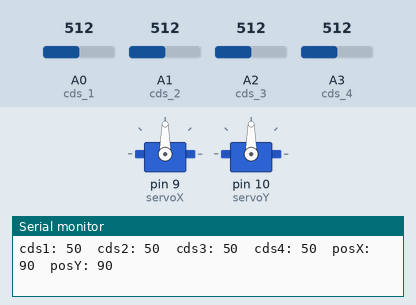
This sketch was run on a simulated Arduino Uno, built with avr-gcc and run on an emulated ATmega328P. Parts: 2 × servo, the last lines printed to the serial monitor. The inputs (shaded band) are chosen by the test bench; at power-on: A0 (cds_1) = 512, A1 (cds_2) = 512, A2 (cds_3) = 512, A3 (cds_4) = 512.

Above: at 1.2 s.
1.3 s: A0 (cds_1) set to 567
4.3 s: A0 (cds_1) set to 593
At 5.55 s:
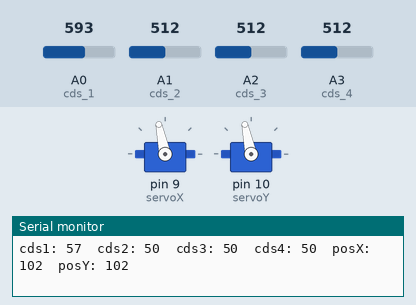
7.3 s: A1 (cds_2) set to 483
At 7.48 s:
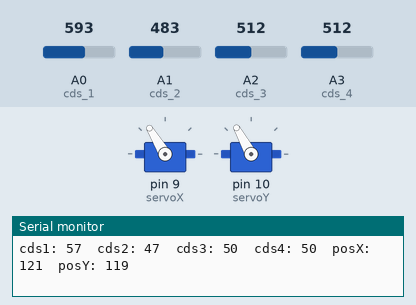
10.3 s: A2 (cds_3) set to 503
At 10.54 s:
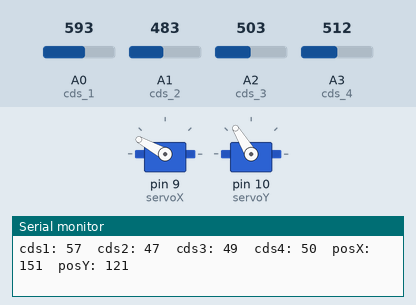
13.3 s: A1 (cds_2) set to 306
16.3 s: A3 (cds_4) set to 992
At 16.45 s:
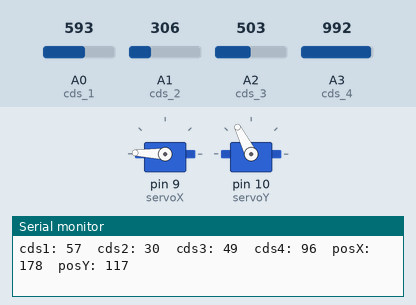
Timing chart, 0 to 21.9 s (numbered marks = the images above; inputs shaded):
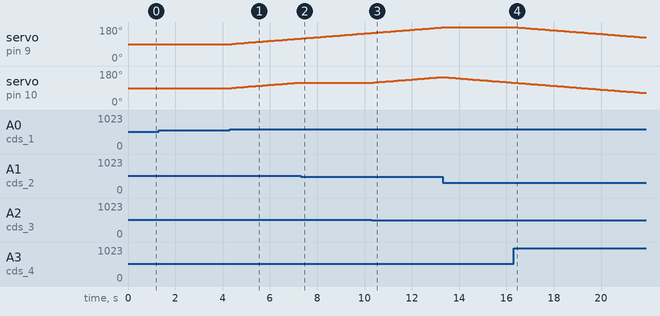

The sketch:

0916_SolarTracker_Servo_2.ino
```cpp
#include <Servo.h>

Servo servoX;
Servo servoY;

int cds_1 = A0;
int cds_2 = A1;
int cds_3 = A2;
int cds_4 = A3;

int cds_1_min = 0, cds_1_max = 1023;
int cds_2_min = 0, cds_2_max = 1023;
int cds_3_min = 0, cds_3_max = 1023;
int cds_4_min = 0, cds_4_max = 1023;

int posX = 90;
int posY = 90;

void setup()
{
  servoX.attach(9);   // X축 서보
  servoY.attach(10);  // Y축 서보

  servoX.write(posX);
  servoY.write(posY);

  Serial.begin(9600);
}

// --- 센서값 읽기 함수 ---
int get_cds_1()
{
  int val = analogRead(cds_1);
  int res = map(val, cds_1_min - 10, cds_1_max + 10, 0, 100);
  return res;
}

int get_cds_2()
{
  int val = analogRead(cds_2);
  int res = map(val, cds_2_min - 10, cds_2_max + 10, 0, 100);
  return res;
}

int get_cds_3()
{
  int val = analogRead(cds_3);
  int res = map(val, cds_3_min - 10, cds_3_max + 10, 0, 100);
  return res;
}

int get_cds_4()
{
  int val = analogRead(cds_4);
  int res = map(val, cds_4_min - 10, cds_4_max + 10, 0, 100);
  return res;
}

void loop()
{
  int cds1 = get_cds_1();
  int cds2 = get_cds_2();
  int cds3 = get_cds_3();
  int cds4 = get_cds_4();

  int avgTop = (cds1 + cds2) / 2;
  int avgBottom = (cds3 + cds4) / 2;
  int avgLeft = (cds1 + cds3) / 2;
  int avgRight = (cds2 + cds4) / 2;

  int tolerance = 2;

  // --- Y축 제어 ---
  if (abs(avgTop - avgBottom) > tolerance) {
    if (avgTop > avgBottom) posY++;
    else posY--;
  }

  // --- X축 제어 ---
  if (abs(avgLeft - avgRight) > tolerance) {
    if (avgLeft > avgRight) posX++;
    else posX--;
  }

  // --- 안전 범위 제한 (0~180도) ---
  posX = constrain(posX, 0, 180);
  posY = constrain(posY, 0, 180);

  // --- 서보 제어 ---
  servoX.write(posX);
  servoY.write(posY);

  // 디버깅 출력
  Serial.print("cds1: "); Serial.print(cds1);
  Serial.print("  cds2: "); Serial.print(cds2);
  Serial.print("  cds3: "); Serial.print(cds3);
  Serial.print("  cds4: "); Serial.print(cds4);
  Serial.print("  posX: "); Serial.print(posX);
  Serial.print("  posY: "); Serial.println(posY);

  delay(100);
}
```

Measured:
- the behaviour switches between 574 and 575 on A0 (cds_1) (found by bisection; images 0 and 1)
- the behaviour switches between 502 and 501 on A1 (cds_2) (found by bisection; images 1 and 2)
- the behaviour switches between 512 and 511 on A2 (cds_3) (found by bisection; images 2 and 3)
- after the input at 4.3 s, servo on pin 9 (servoX), servo on pin 10 (servoY): moves from 90° to 119° over 2.9 s, starting after 0.08 s
- after the input at 7.3 s, servo on pin 10 (servoY): stays 119° (without the input it goes to 120° after 0.04 s)
- after the input at 10.3 s, servo on pin 10 (servoY): moves from 119° to 148° over 2.9 s, starting after 0.09 s
- after the input at 16.3 s, servo on pin 9 (servoX): moves from 180° to 125° over 5.5 s, starting at once
